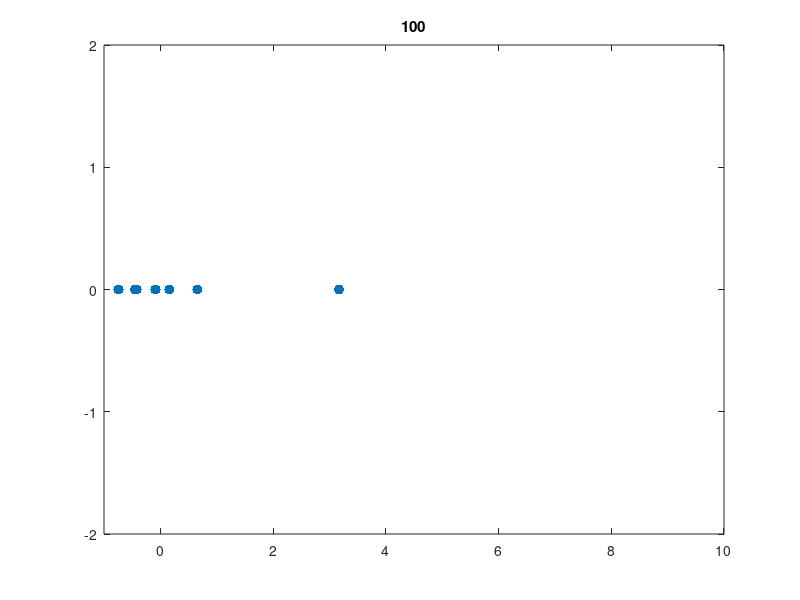

Here is the MATLAB script that generated this plot:
function [A,err] = HessenbergQR
%example
rand('seed',1)
X=rand(7); DD=diag((1:7)); X1=X'*DD*X;  X2=inv(X)*DD*X 
X=X2;

[n,m]=size(X);
if n~=m
    error("A is not square")
end
%A = X;
A=rand(7)+1i*1e-8*eye(7);
P = eye(n);

for k=1:n-2
    %Compute uk and alpha
    x=A(k+1:n,k);
    [u,alpha]= ELhousegen(x);
    
    %Compute PkA
    A(k+1:n,k:n)=A(k+1:n,k:n)-2*u*(u'*A(k+1:n,k:n));
    %Compute PkAPk
    A(1:n,k+1:n)=A(1:n,k+1:n)-2*(A(1:n,k+1:n)*u)*u';
    P(1:n,k+1:n)=P(1:n,k+1:n)-2*(P(1:n,k+1:n)*u)*u';
end
%Check Hessenberg
err=norm(tril(A,-2));
fprintf("Norm of Lower section of phase I: %.2e\n", err)

err=1;iter=1; A1=A,
while iter<100 & err>1e-5
    G=eye(n);
    [A]=HessenToTri(A) ;
    err=max(abs(diag(A,-1)));
    iter=iter+1;
    plot(diag(A),zeros(n,1),'.','MarkerSize',22),
    title(num2str(iter)),axis([-1  10 -2 2]),pause(0.05)
end
fprintf("Norm of Lower section of phase II: %.2e\n", err)
eig(A)
end
%%%%%%%%%%%%%%%%
% Algorithm 12.13 (Generate a Householder transformation) To given
% x ? Rn the following algorithm computes a = ? and the vector u so that
% (I ? uuT )x = ?e1.
function [u,a]= ELhousegen(x)
    rho = -sign(x(1));
    s = norm(x);
    a = rho*s;
    if s==0
    u(1)= 1; return ;
    end

    u = x; u(1) = u(1)-a;
    u = u/sqrt(2*s*(s-rho*x(1)));
end
%%%%%%%%%%%%%%%%
function [H]=HessenToTri(A)

[N M]=size(A);
GT=eye(N);    

H = A;

for i=1:N-1,  ip1=i+1;
    rho=sqrt(H(i,i)^2+H(ip1,i)^2);
    c(i) = H(i,i)/rho;  s(i) = H(ip1,i)/rho;
    H(i:ip1,i:N) = [[c(i) s(i)];[-s(i) c(i)]]*H(i:ip1,i:N);  
    GT(i:ip1,i:N) = [[c(i) -s(i)];[s(i) c(i)]]*GT(i:ip1,i:N); 
end



H1=H;
for i=1:N-1,  ip1=i+1;
    rho=sqrt(H(i,i)^2+H(ip1,i)^2);
    H(1:ip1,i:ip1) = H(1:ip1,i:ip1) *[[c(i) -s(i)];[s(i) c(i)]];  
end
end
% %%%%%%%%%%%%%%%%